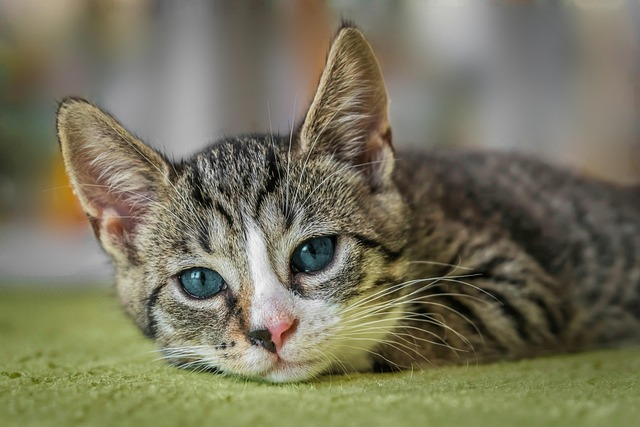
#> input picture assets/european-shorthair-8601492_640.jpg, 640 x 427 px
$ python -i image_processor.py   (imports and definitions only)   (older library calls are emulated)
#> lines starting #> are read from the running program, lines starting #| are printed output that depends on the picture
import cv2
import numpy as np
from PIL import Image
import io

def equalize_image(img):
    return cv2.equalizeHist(img)

def canny(img, low, high):
    return cv2.Canny(img, low, high)

def sobel(img):
    x = cv2.Sobel(img, cv2.CV_64F, 1, 0)
    y = cv2.Sobel(img, cv2.CV_64F, 0, 1)
    return np.uint8(cv2.magnitude(x, y))

def laplacian(img):
    return np.uint8(np.absolute(cv2.Laplacian(img, cv2.CV_64F)))

def prewitt(img):
    kx = np.array([[1,0,-1],[1,0,-1],[1,0,-1]])
    ky = np.array([[1,1,1],[0,0,0],[-1,-1,-1]])
    return cv2.addWeighted(cv2.filter2D(img,-1,kx),0.5,cv2.filter2D(img,-1,ky),0.5,0)

def roberts(img):
    kx = np.array([[1,0],[0,-1]])
    ky = np.array([[0,1],[-1,0]])
    return cv2.addWeighted(cv2.filter2D(img,-1,kx),0.5,cv2.filter2D(img,-1,ky),0.5,0)


def process_image(file_bytes, method, low=100, high=200):
    image = Image.open(io.BytesIO(file_bytes)).convert("RGB")
    img_array = np.array(image)

    target_width = 400
    aspect_ratio = img_array.shape[1] / img_array.shape[0]
    target_height = int(target_width / aspect_ratio)
    resized = cv2.resize(img_array, (target_width, target_height))
    gray = cv2.cvtColor(resized, cv2.COLOR_RGB2GRAY)

    if method == "Equalization":
        result = equalize_image(gray)
    else:
        edge_map = {
            "Canny": lambda img: canny(img, low, high),
            "Sobel": sobel,
            "Laplacian": laplacian,
            "Prewitt": prewitt,
            "Roberts": roberts
        }
        result = edge_map[method](gray)

    return result

>>> import cv2
>>> picture = cv2.cvtColor(cv2.imread('../../assets/european-shorthair-8601492_640.jpg'), cv2.COLOR_BGR2RGB)
>>> result = prewitt(picture)
#> in prewitt, `return cv2.addWeighted(cv2.filter2D(img,-1,kx),0.5,cv2.filter2D(img,-1..`:
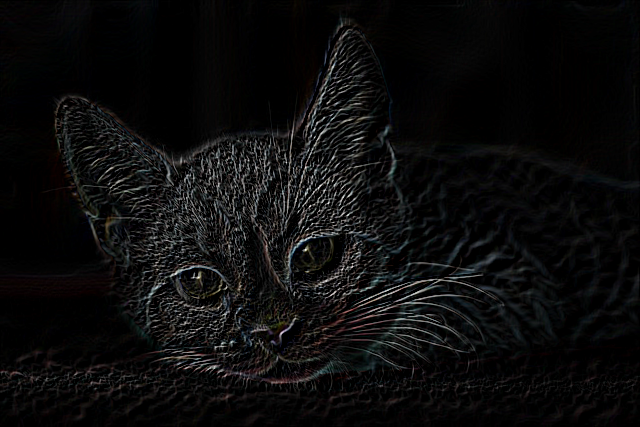
#> returned value: shape (427, 640, 3); mean of channels 0, 1, 2 12, 11.9, 12.1; drawn as B, G, R
